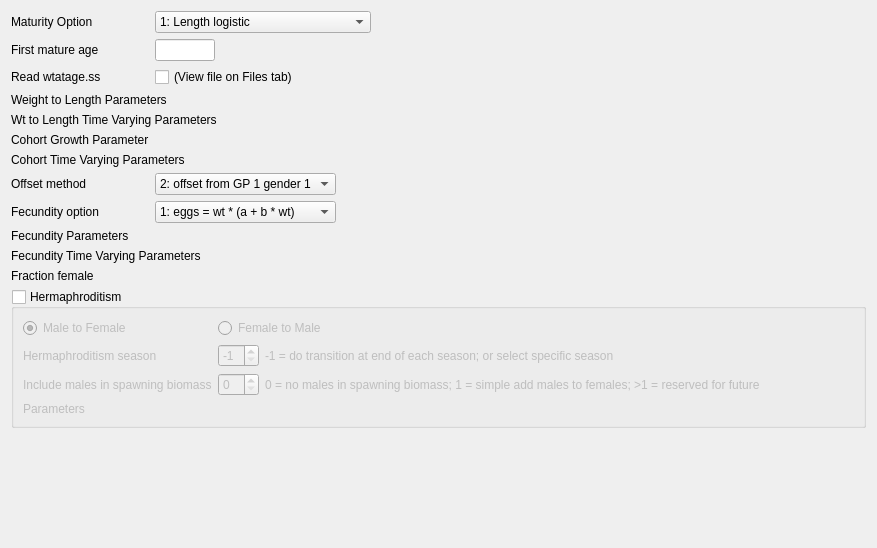
         <widget class="QWidget" name="scrollAreaWidgetContents_3">
          <property name="geometry">
           <rect>
            <x>0</x>
            <y>0</y>
            <width>877</width>
            <height>548</height>
           </rect>
          </property>
          <layout class="QVBoxLayout" name="verticalLayout_4">
           <item>
            <layout class="QGridLayout" name="gridLayout_3">
             <item row="12" column="1">
              <widget class="QComboBox" name="comboBox_fecund_option">
               <item>
                <property name="text">
                 <string>1: eggs = wt * (a + b * wt)</string>
                </property>
               </item>
               <item>
                <property name="text">
                 <string>2: eggs = a * L^b</string>
                </property>
               </item>
               <item>
                <property name="text">
                 <string>3: eggs = a * W^b</string>
                </property>
               </item>
               <item>
                <property name="text">
                 <string>4: eggs = a + b * L</string>
                </property>
               </item>
               <item>
                <property name="text">
                 <string>5: eggs = a + B * W</string>
                </property>
               </item>
              </widget>
             </item>
             <item row="20" column="0">
              <spacer name="verticalSpacer_7">
               <property name="orientation">
                <enum>Qt::Vertical</enum>
               </property>
               <property name="sizeHint" stdset="0">
                <size>
                 <width>20</width>
                 <height>40</height>
                </size>
               </property>
              </spacer>
             </item>
             <item row="8" column="0" colspan="5">
              <layout class="QVBoxLayout" name="verticalLayout_cohort_params"/>
             </item>
             <item row="19" column="0" colspan="5">
              <widget class="QGroupBox" name="groupBox_hermaphroditism">
               <property name="title">
                <string>Hermaphroditism</string>
               </property>
               <property name="checkable">
                <bool>true</bool>
               </property>
               <property name="checked">
                <bool>false</bool>
               </property>
               <layout class="QGridLayout" name="gridLayout_6">
                <item row="3" column="0">
                 <widget class="QLabel" name="label_hermaph_params">
                  <property name="text">
                   <string>Parameters            </string>
                  </property>
                  <property name="alignment">
                   <set>Qt::AlignLeading|Qt::AlignLeft|Qt::AlignTop</set>
                  </property>
                 </widget>
                </item>
                <item row="2" column="0" colspan="3">
                 <widget class="QLabel" name="label_hermaph_male">
                  <property name="sizePolicy">
                   <sizepolicy hsizetype="Fixed" vsizetype="Preferred">
                    <horstretch>0</horstretch>
                    <verstretch>0</verstretch>
                   </sizepolicy>
                  </property>
                  <property name="text">
                   <string>Include males in spawning biomass</string>
                  </property>
                 </widget>
                </item>
                <item row="2" column="4">
                 <widget class="QLabel" name="label_hermaph_male_info">
                  <property name="text">
                   <string>0 = no males in spawning biomass; 1 = simple add males to females; &gt;1 = reserved for future</string>
                  </property>
                 </widget>
                </item>
                <item row="2" column="3">
                 <widget class="QSpinBox" name="spinBox_fecund_hermaph_male">
                  <property name="maximumSize">
                   <size>
                    <width>60</width>
                    <height>16777215</height>
                   </size>
                  </property>
                  <property name="maximum">
                   <number>1</number>
                  </property>
                 </widget>
                </item>
                <item row="1" column="3">
                 <widget class="QSpinBox" name="spinBox_fecund_hermaph_season">
                  <property name="maximumSize">
                   <size>
                    <width>60</width>
                    <height>16777215</height>
                   </size>
                  </property>
                  <property name="minimum">
                   <number>-1</number>
                  </property>
                  <property name="maximum">
                   <number>12</number>
                  </property>
                  <property name="value">
                   <number>-1</number>
                  </property>
                 </widget>
                </item>
                <item row="1" column="4">
                 <widget class="QLabel" name="label_hermaph_season_info">
                  <property name="sizePolicy">
                   <sizepolicy hsizetype="Preferred" vsizetype="Preferred">
                    <horstretch>1</horstretch>
                    <verstretch>0</verstretch>
                   </sizepolicy>
                  </property>
                  <property name="text">
                   <string>-1 = do transition at end of each season; or select specific season</string>
                  </property>
                 </widget>
                </item>
                <item row="1" column="0" colspan="2">
                 <widget class="QLabel" name="label_fecund_hermaph_season">
                  <property name="sizePolicy">
                   <sizepolicy hsizetype="Fixed" vsizetype="Preferred">
                    <horstretch>0</horstretch>
                    <verstretch>0</verstretch>
                   </sizepolicy>
                  </property>
                  <property name="text">
                   <string>Hermaphroditism season</string>
                  </property>
                 </widget>
                </item>
                <item row="4" column="0" colspan="5">
                 <layout class="QVBoxLayout" name="verticalLayout_hermaph_params"/>
                </item>
                <item row="0" column="3" colspan="2">
                 <widget class="QRadioButton" name="radioButton_herm_FtM">
                  <property name="text">
                   <string>Female to Male</string>
                  </property>
                 </widget>
                </item>
                <item row="0" column="0">
                 <widget class="QRadioButton" name="radioButton_herm_MtF">
                  <property name="text">
                   <string>Male to Female</string>
                  </property>
                  <property name="checked">
                   <bool>true</bool>
                  </property>
                 </widget>
                </item>
               </layout>
              </widget>
             </item>
             <item row="11" column="1">
              <widget class="QComboBox" name="comboBox_fecund_gend_offset">
               <property name="currentIndex">
                <number>1</number>
               </property>
               <item>
                <property name="text">
                 <string>1: direct assignment</string>
                </property>
               </item>
               <item>
                <property name="text">
                 <string>2: offset from GP 1 gender 1</string>
                </property>
               </item>
               <item>
                <property name="text">
                 <string>3: same as SS2 V1.xx</string>
                </property>
               </item>
              </widget>
             </item>
             <item row="14" column="0" colspan="5">
              <layout class="QVBoxLayout" name="verticalLayout_fecund_params"/>
             </item>
             <item row="12" column="0">
              <widget class="QLabel" name="label_fecund_option">
               <property name="text">
                <string>Fecundity option</string>
               </property>
              </widget>
             </item>
             <item row="18" column="0" colspan="5">
              <layout class="QVBoxLayout" name="verticalLayout_fraction_female"/>
             </item>
             <item row="1" column="0">
              <widget class="QLabel" name="label_maturity_first_age">
               <property name="text">
                <string>First mature age</string>
               </property>
              </widget>
             </item>
             <item row="0" column="0">
              <widget class="QLabel" name="label_maturity_option">
               <property name="text">
                <string>Maturity Option</string>
               </property>
              </widget>
             </item>
             <item row="13" column="0">
              <widget class="QLabel" name="label_fec_params">
               <property name="sizePolicy">
                <sizepolicy hsizetype="Preferred" vsizetype="Preferred">
                 <horstretch>0</horstretch>
                 <verstretch>0</verstretch>
                </sizepolicy>
               </property>
               <property name="text">
                <string>Fecundity Parameters</string>
               </property>
               <property name="alignment">
                <set>Qt::AlignLeading|Qt::AlignLeft|Qt::AlignTop</set>
               </property>
              </widget>
             </item>
             <item row="17" column="0">
              <widget class="QLabel" name="label_fraction_fem">
               <property name="text">
                <string>Fraction female</string>
               </property>
               <property name="alignment">
                <set>Qt::AlignLeading|Qt::AlignLeft|Qt::AlignTop</set>
               </property>
              </widget>
             </item>
             <item row="7" column="0">
              <widget class="QLabel" name="label_maturity_params">
               <property name="text">
                <string>Cohort Growth Parameter</string>
               </property>
               <property name="alignment">
                <set>Qt::AlignLeading|Qt::AlignLeft|Qt::AlignTop</set>
               </property>
              </widget>
             </item>
             <item row="11" column="0">
              <widget class="QLabel" name="label_fecund_gend_offset">
               <property name="text">
                <string>Offset method</string>
               </property>
              </widget>
             </item>
             <item row="1" column="1">
              <widget class="QLineEdit" name="lineEdit_maturity_first_age">
               <property name="maximumSize">
                <size>
                 <width>60</width>
                 <height>16777215</height>
                </size>
               </property>
              </widget>
             </item>
             <item row="11" column="3">
              <spacer name="horizontalSpacer_fecund3">
               <property name="orientation">
                <enum>Qt::Horizontal</enum>
               </property>
               <property name="sizeHint" stdset="0">
                <size>
                 <width>40</width>
                 <height>20</height>
                </size>
               </property>
              </spacer>
             </item>
             <item row="4" column="0" colspan="5">
              <layout class="QVBoxLayout" name="verticalLayout_wtlen_params"/>
             </item>
             <item row="3" column="0" colspan="2">
              <widget class="QLabel" name="label_wt_len_params">
               <property name="text">
                <string>Weight to Length Parameters</string>
               </property>
              </widget>
             </item>
             <item row="0" column="1" colspan="2">
              <widget class="QComboBox" name="comboBox_maturity_option">
               <item>
                <property name="text">
                 <string>1: Length logistic</string>
                </property>
               </item>
               <item>
                <property name="text">
                 <string>2: Age logistic</string>
                </property>
               </item>
               <item>
                <property name="text">
                 <string>3: Read age-maturity matrix by GP</string>
                </property>
               </item>
               <item>
                <property name="text">
                 <string>4: Read age-fecundity</string>
                </property>
               </item>
               <item>
                <property name="text">
                 <string>5: Disabled</string>
                </property>
               </item>
               <item>
                <property name="text">
                 <string>6: read length-maturity</string>
                </property>
               </item>
              </widget>
             </item>
             <item row="11" column="4">
              <spacer name="horizontalSpacer_12">
               <property name="orientation">
                <enum>Qt::Horizontal</enum>
               </property>
               <property name="sizeHint" stdset="0">
                <size>
                 <width>40</width>
                 <height>20</height>
                </size>
               </property>
              </spacer>
             </item>
             <item row="16" column="0" colspan="4">
              <layout class="QVBoxLayout" name="verticalLayout_fecund_time_vary_params"/>
             </item>
             <item row="5" column="0" colspan="2">
              <widget class="QLabel" name="label_wt_len_time_vary_params">
               <property name="text">
                <string>Wt to Length Time Varying Parameters</string>
               </property>
              </widget>
             </item>
             <item row="9" column="0" colspan="2">
              <widget class="QLabel" name="label_maturity_time_vary_params">
               <property name="text">
                <string>Cohort Time Varying Parameters</string>
               </property>
              </widget>
             </item>
             <item row="6" column="0" colspan="4">
              <layout class="QVBoxLayout" name="verticalLayout_wtlen_time_vary_params"/>
             </item>
             <item row="15" column="0" colspan="2">
              <widget class="QLabel" name="label_fec_time_vary_params">
               <property name="text">
                <string>Fecundity Time Varying Parameters</string>
               </property>
              </widget>
             </item>
             <item row="10" column="0" colspan="4">
              <layout class="QVBoxLayout" name="verticalLayout_cohort_time_vary_params"/>
             </item>
             <item row="2" column="1">
              <widget class="QCheckBox" name="checkBox_wtatage">
               <property name="text">
                <string>(View file on Files tab)</string>
               </property>
              </widget>
             </item>
             <item row="2" column="0">
              <widget class="QLabel" name="label_wtatage">
               <property name="text">
                <string>Read wtatage.ss</string>
               </property>
              </widget>
             </item>
            </layout>
           </item>
          </layout>
         </widget>
